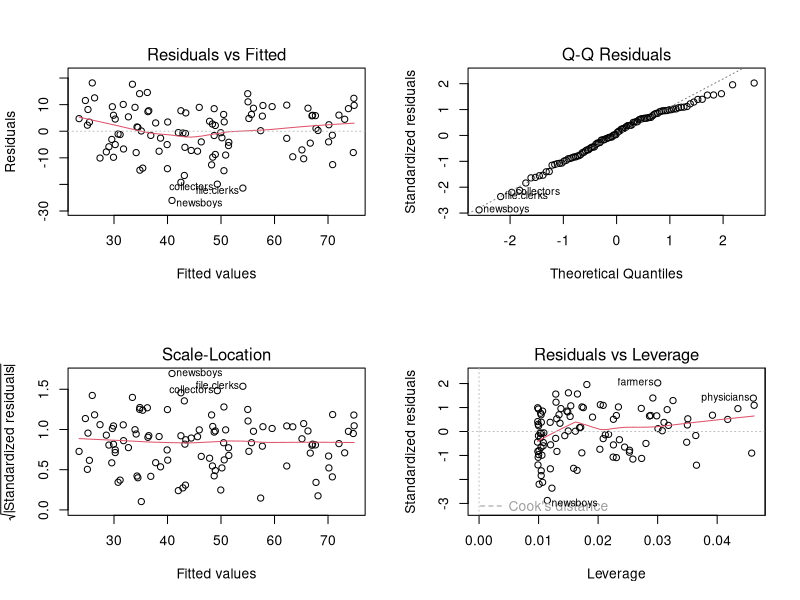
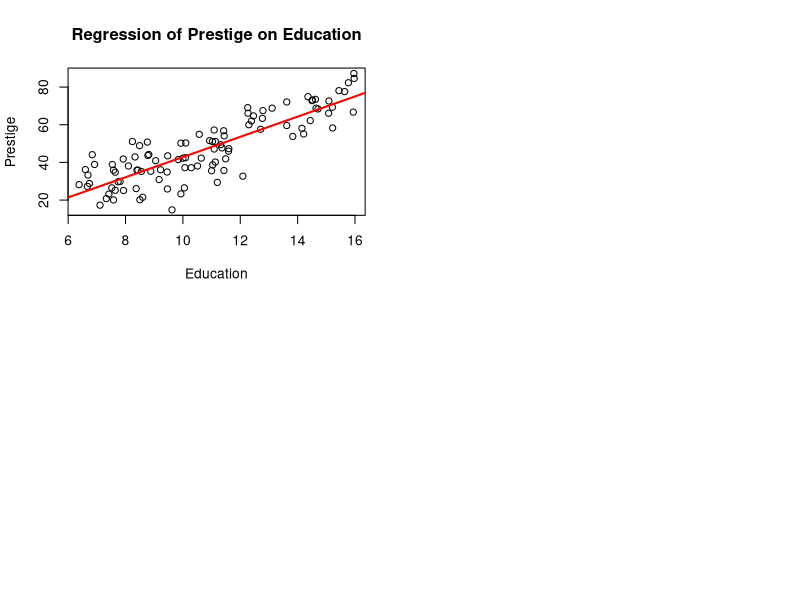

Reproduce these figures in R, in order.
## ---- chunk 1
# Install and load the carData package if needed
if(!require(car)) {
  install.packages("car")
}
library(carData)

# Load the Prestige dataset
data("Prestige")

## ---- chunk 2
# Fit a simple linear regression model
reg1 <- lm(prestige ~ education, data = Prestige)

## ---- chunk 3
# Get a summary of the linear regression model
summary(reg1)

## ---- chunk 4
# Fitting the multiple linear regression with log-transformed income
reg2 <- lm(prestige ~ education + log(income) + women, data = Prestige)
summary(reg2)

## ---- chunk 5
# Fit a regression with a categorical variable
reg3 <- lm(prestige ~ education + log(income) + type, data = Prestige)
summary(reg3)

## ---- chunk 6
# Change the reference group to 'bc'
Prestige$type <- factor(Prestige$type, levels = c("bc", "wc", "prof"))

# Fit the regression model with the new reference group
reg3_reorder <- lm(prestige ~ education + log(income) + type, data = Prestige)
summary(reg3_reorder)

## ---- chunk 7
# Fit the regression model without intercept to show all factor levels
reg3_showall <- lm(prestige ~ 0 + education + log(income) + type, data = Prestige)
summary(reg3_showall)

## ---- chunk 8
# Fit a regression model with interaction terms
reg4 <- lm(prestige ~ type * (education + log(income)), data = Prestige)

# Alternate ways to define the same interaction model
reg4a <- lm(prestige ~ education + log(income) +
              type + log(income):type + education:type,
            data = Prestige)

reg4b <- lm(prestige ~ education * type +
              log(income) * type, data = Prestige)

## ---- chunk 9
# Assuming you have a linear regression model named 'reg'
par(mfrow = c(2, 2))  # Set the plot layout to 2x2
plot(reg1)             # Generate the diagnostic plots

## ---- chunk 10
# Create a new data frame with education, log(income), and women values
new_data <- data.frame(
  education = c(12, 14),  # Example education values for two points
  income = c(15000, 25000), # Example income values (before log transformation)
  women = c(20, 30)         # Example women percentage values
)

# Log-transform the income column
new_data$log_income = log(new_data$income)

## ---- chunk 11
# Predict prestige using the fitted model and new data
predictions <- predict(reg2, newdata = new_data)
print(predictions)  # Display predicted prestige values

## ---- chunk 12
# Fit the simple linear regression model
reg1 <- lm(prestige ~ education, data = Prestige)

# Create a scatter plot with base R
plot(Prestige$education, Prestige$prestige, 
     xlab = "Education", 
     ylab = "Prestige", 
     main = "Regression of Prestige on Education")

# Add the regression line
abline(reg1, col = "red", lwd = 2)  # Add regression line with red color and thicker line

## ---- chunk 13
# Fit a model with all predictors
full_model <- lm(prestige ~ education + log(income) + women, data = Prestige)

# Perform backward selection
backward_model <- step(full_model, direction = "backward")

backward_model

## ---- chunk 14
# Fit an intercept-only model
null_model <- lm(prestige ~ 1, data = Prestige)

# Perform forward selection
forward_model <- step(null_model, direction = "forward", scope = ~ education + log(income) + women)
forward_model

